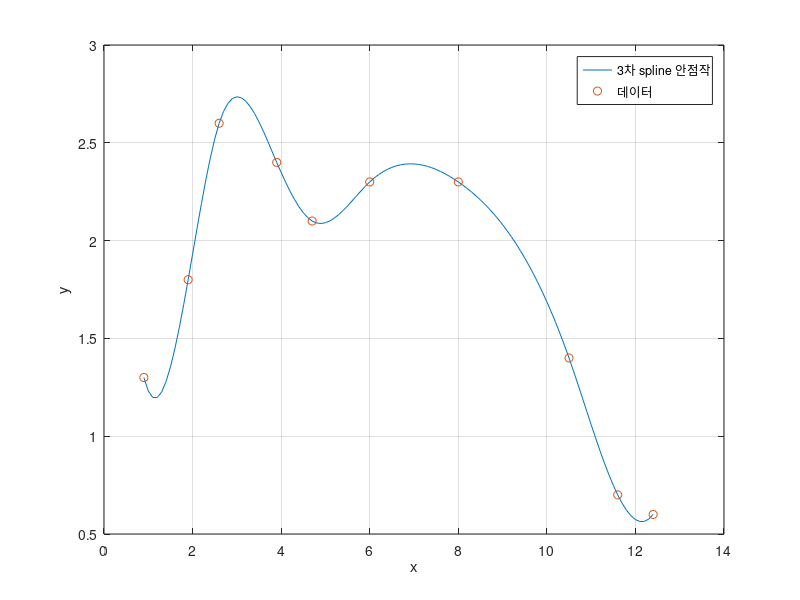

MATLAB code for this plot:
x = [0.9 1.9 2.6 3.9 4.7 6 8 10.5 11.6 12.4];
y = [1.3 1.8 2.6 2.4 2.1 2.3 2.3 1.4 0.7 0.6];
xi = min(x):0.1:max(x);
y3 = spline(x,y,xi);
plot(xi,y3,x,y,'o'), xlabel('x'), ylabel('y')
legend('3차 spline 안점작','데이터','location','best'), grid
